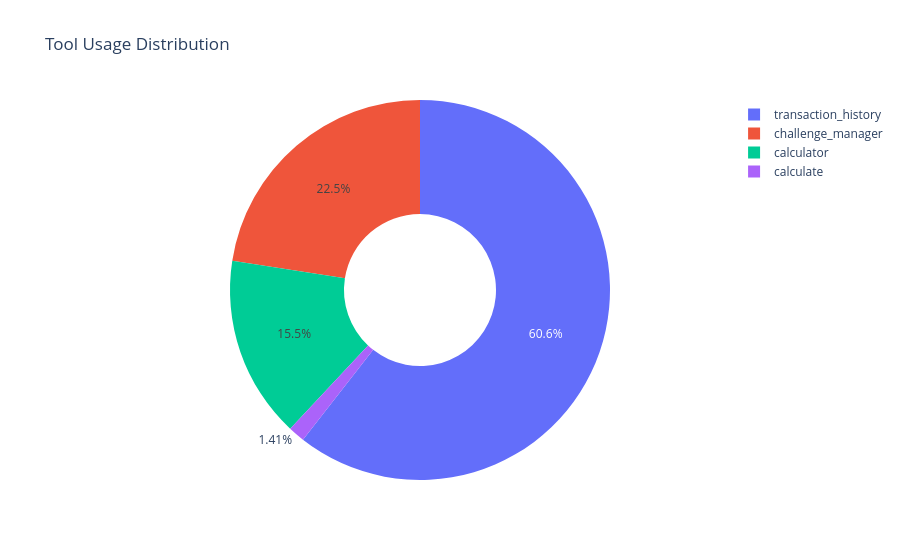

Notebook code for this chart:
### Markdown cell above
### 5.5 Tool Usage Analysis

### Code cell
# Tool usage statistics
all_tools = []
for tools in df['tools_used']:
    all_tools.extend(tools)

tool_counts = Counter(all_tools)
tests_with_tools = (df['tool_count'] > 0).sum()

print(f"Tests using tools: {tests_with_tools}/{len(df)} ({tests_with_tools/len(df)*100:.1f}%)")
print(f"Total tool calls: {len(all_tools)}")
print(f"\nTool usage frequency:")
for tool, count in tool_counts.most_common():
    print(f"  {tool}: {count}")

# Pie chart of tool distribution
if tool_counts:
    fig = px.pie(values=list(tool_counts.values()), 
                 names=list(tool_counts.keys()),
                 title='Tool Usage Distribution',
                 hole=0.4)
    fig.show()

### Figure 1 — Plotly figure (JSON) as saved in the notebook; plotly's stock layout.template omitted (floating-point values rounded to 4 significant figures)
{"data": [{"domain": {"x": [0, 1], "y": [0, 1]}, "hole": 0.4, "hovertemplate": "label=%{label}<br>value=%{value}<extra></extra>", "labels": ["transaction_history", "calculator", "challenge_manager", "calculate"], "legendgroup": "", "name": "", "showlegend": true, "type": "pie", "values": [43, 11, 16, 1]}], "layout": {"legend": {"tracegroupgap": 0}, "title": {"text": "Tool Usage Distribution"}}}
